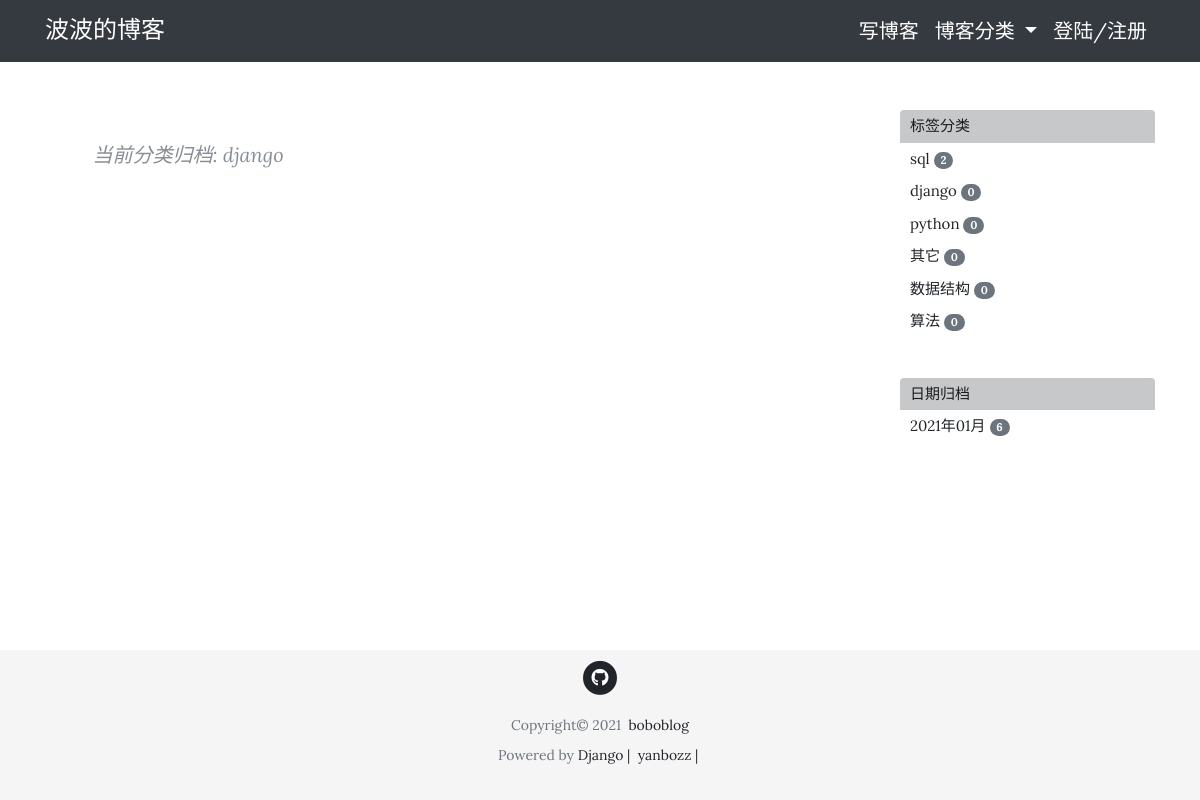
Screenshot of /post/django/ with the database file from the repository.
### tag/models.py (models this page shows, shortened)
class PostTag(models.Model):
    slug = models.SlugField(max_length=50)
    tag_name = models.CharField(max_length=50)
    created = models.DateTimeField(default=timezone.now)
    posts = models.ManyToManyField(Post, blank=True,
                                   related_name='tags', related_query_name='tag')
    objects = PostTagManager()
    def get_posts(self):
        return Post.objects.filter(tag=self)

### blog/views.py (the view)
# urls.py: path('post/<slug:slug>/', PostTagListView.as_view(), name='posts-with-tag'),
class PostTagListView(PostListView):
    template_name = 'blog/post_tag.html'
    def get_context_data(self, **kwargs):
        context = super().get_context_data(**kwargs)
        context['tag'] = PostTag.objects.get(slug=self.kwargs['slug'])
        return context
    def get_queryset(self):
        tag_name = self.kwargs['slug']
        tag = PostTag.objects.get(slug=tag_name)
        return tag.get_posts()

### blog/views.py (called while the page is built)
    def get_context_data(self, **kwargs):
        context = super().get_context_data(**kwargs)
        date_qs = Post.objects.dates('pub_date', 'month', 'DESC')
        post_dates = self.get_count_in_month(date_qs)
        tags = PostTag.objects.get_posts_count()
        context['post_dates'] = post_dates
        context['tags'] = tags
        return context

    def get_count_in_month(self, qs):
        qs = qs.values('datefield').annotate(post_count=Count('id'))
        post_dates = []
        for date_qs in qs:
            post_dates.append((date_qs['datefield'], date_qs['post_count']))
        return post_dates

### tag/models.py (called while the page is built)
    def get_posts_count(self):
        tags = PostTag.objects.annotate(num_posts=Count('posts')).order_by('-num_posts')
        return tags

### blog/templates/blog/post_tag.html (shortened to what this page needs)
{% extends "blog/base.html"  %}
{% block content %}
<div class="col-lg-8 col-md-10 mx-auto">
  <div class="tag-container">
      <p>当前分类归档: {{ tag.tag_name }}</p>
  </div>
</div>
{% include "blog/sidebar.html" %}
{% endblock content %}

### blog/templates/blog/sidebar.html
<div class="hidden-xs col-sm-10 col-md-2 col-lg-3">
  <div class="tag-list">
    <ul class="list-group">
      <li class="list-group-item list-group-item-dark">标签分类</li>
      {% for tag in tags %}
        <a href="{% url 'posts-with-tag' tag.slug %}" class="">
          <li class="list-group-item">
            {{ tag.tag_name }}
            <span class="badge badge-secondary badge-pill">{{ tag.num_posts }}</span>
          </li>
        </a>
      {% endfor %}
    </ul>
  </div>
  <div class="date-list">
    <ul class="list-group">
      <li class="list-group-item list-group-item-dark">日期归档</li>
      {% for post_date, count in post_dates %}
        <a href="{% url 'posts-with-date' post_date.year post_date.month %}" class="">
          <li class="list-group-item">
            {{ post_date|date:"Y年m月" }}
            <span class="badge badge-secondary badge-pill">{{ count }}</span>
          </li>
        </a>
      {% endfor %}
    </ul>
  </div>
</div>

### blog/static/blog/css/clean-blog.css (style rules this page uses)
body { font-size: 20px; color: #212529; font-family: 'Lora', 'Times New Roman', serif; }
ul { list-style-type: none; }
p { line-height: 1.5; margin: 30px 0; }
a { color: #212529; transition: all 0.2s; }
.tag-container { margin-bottom: 40px; font-style: italic; color: #868e96; }
.tag-list { margin-bottom: 40px; font-size: 15px }
.tag-list .list-group-item { padding: 5px 10px; border: 0; }
.date-list { margin-bottom: 40px; font-size: 15px }
.date-list .list-group-item { padding: 5px 10px; border: 0; }

### blog/templates/blog/footer.html (style rules this page uses)
html { position: relative; min-height: 100%; }
body { font-size: 20px; color: #212529; font-family: 'Lora', 'Times New Roman', serif; align-items: center; margin-bottom: 150px; }

### rows the page displays
PostTag: tag_name "django", num_posts "0"
PostTag: tag_name "sql", num_posts "2"
PostTag: tag_name "python", num_posts "0"
PostTag: tag_name "其它", num_posts "0"
PostTag: tag_name "数据结构", num_posts "0"
PostTag: tag_name "算法", num_posts "0"

### other values shown
{{ post_date|date:"Y年m月" }} "2021年01月"
{{ count }} "6"
